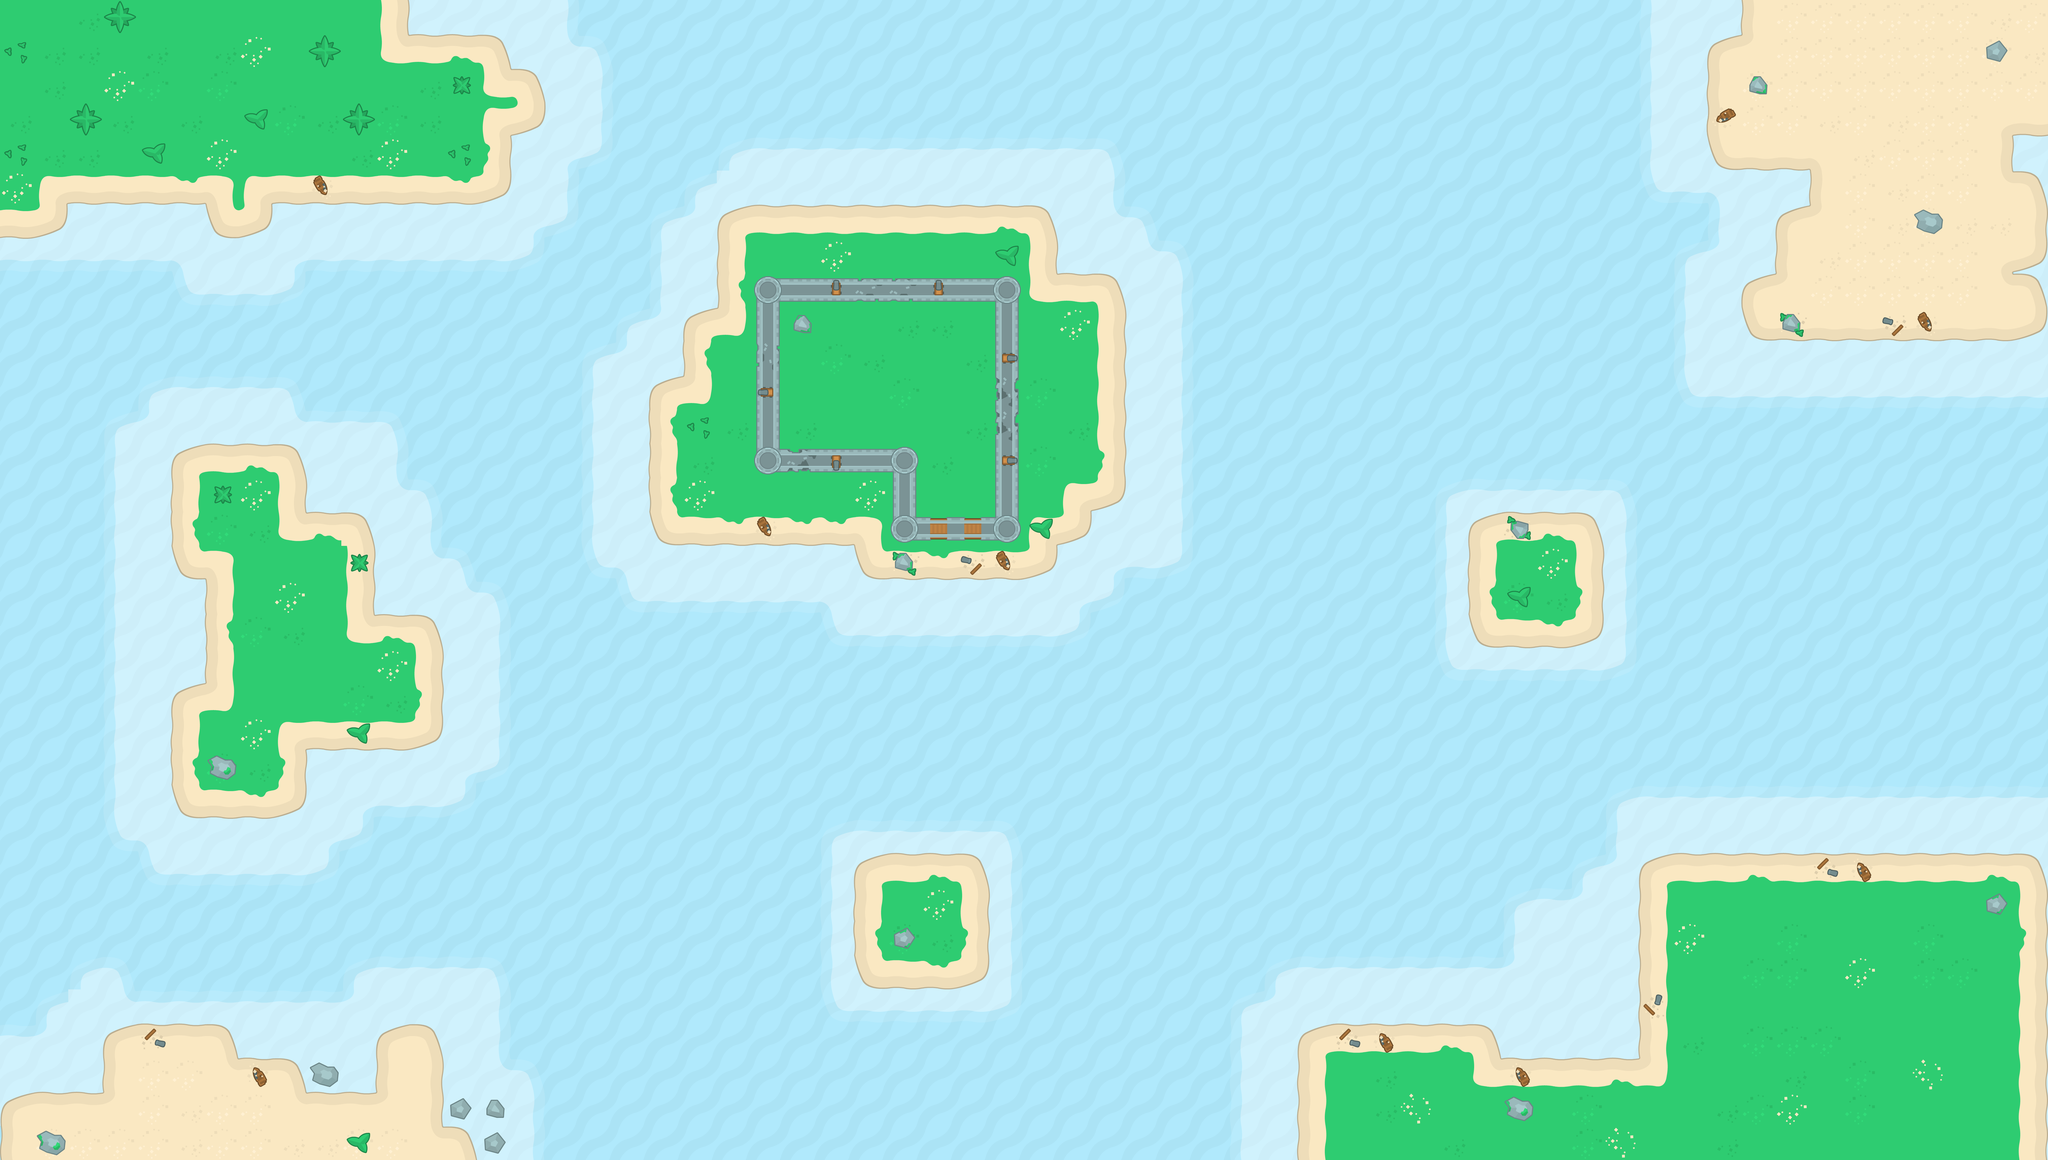

A 2D game scene composited from a Tiled map and its tileset images. What follows is a short description and the map's XML, with each tile layer's data collapsed to a summary:
An orthogonal 60x34 tile map with 128x128 px tiles, 5 tile layers (Deep Sea, Shallows, Islands, Extras, ...) and 35 objects.

<map version="1.4" tiledversion="1.4.2" orientation="orthogonal" renderorder="left-up" width="60" height="34" tilewidth="128" tileheight="128" infinite="0" nextlayerid="7" nextobjectid="85">
 <tileset firstgid="1" source="tiles_sheet@2.tsx" />
 <layer id="1" name="Deep Sea" width="60" height="34">
  <properties>
   <property name="cost" type="int" value="1" />
  </properties>
  <data>[2040 cells, 2040 non-empty, 1 distinct tile ids]</data>
 </layer>
 <layer id="3" name="Shallows" width="60" height="34">
  <properties>
   <property name="cost" type="int" value="10" />
  </properties>
  <data>[2040 cells, 656 non-empty, 13 distinct tile ids]</data>
 </layer>
 <layer id="2" name="Islands" width="60" height="34">
  <properties>
   <property name="cost" type="int" value="100" />
  </properties>
  <data>[2040 cells, 595 non-empty, 33 distinct tile ids]</data>
 </layer>
 <layer id="4" name="Extras" width="60" height="34">
  <data>[2040 cells, 173 non-empty, 37 distinct tile ids]</data>
 </layer>
 <layer id="5" name="Players" width="60" height="34">
  <data>[2040 cells, 0 non-empty, 0 distinct tile ids]</data>
 </layer>
 <objectgroup id="6" name="NoGo">
  <object id="19" x="3200" y="3200" width="512" height="512" />
  <object id="20" x="4864" y="3840" width="768" height="512" />
  <object id="45" x="6144" y="3200" width="1536" height="640" />
  <object id="46" x="5504" y="1920" width="512" height="512" />
  <object id="47" x="0" y="0" width="256" height="896" />
  <object id="48" x="256" y="0" width="512" height="768" />
  <object id="49" x="768" y="0" width="256" height="896" />
  <object id="50" x="1024" y="0" width="512" height="768" />
  <object id="51" x="1536" y="128" width="384" height="640" />
  <object id="52" x="1920" y="256" width="128" height="256" />
  <object id="53" x="640" y="1664" width="512" height="256" />
  <object id="54" x="640" y="1920" width="768" height="256" />
  <object id="55" x="768" y="2176" width="640" height="384" />
  <object id="56" x="1408" y="2304" width="256" height="512" />
  <object id="57" x="640" y="2560" width="768" height="256" />
  <object id="58" x="640" y="2816" width="512" height="256" />
  <object id="59" x="0" y="4096" width="384" height="256" />
  <object id="60" x="384" y="3840" width="512" height="512" />
  <object id="61" x="896" y="3968" width="384" height="384" />
  <object id="62" x="1280" y="4096" width="128" height="256" />
  <object id="63" x="1408" y="3840" width="256" height="512" />
  <object id="64" x="1664" y="4096" width="256" height="256" />
  <object id="65" x="2688" y="768" width="1280" height="256" />
  <object id="66" x="2688" y="1024" width="1536" height="128" />
  <object id="67" x="2560" y="1152" width="1664" height="256" />
  <object id="68" x="2432" y="1408" width="1792" height="512" />
  <object id="69" x="2432" y="1920" width="1664" height="128" />
  <object id="70" x="3200" y="2048" width="768" height="128" />
  <object id="72" x="6528" y="1024" width="1152" height="256" />
  <object id="73" x="6656" y="768" width="1024" height="256" />
  <object id="74" x="6784" y="640" width="896" height="128" />
  <object id="75" x="6400" y="128" width="1280" height="512" />
  <object id="76" x="6528" y="0" width="1152" height="128" />
  <object id="79" x="5632" y="3968" width="512" height="384" />
  <object id="81" x="6144" y="3840" width="1536" height="512" />
 </objectgroup>
</map>
